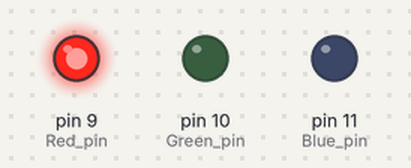
The sketch below on a simulated Arduino Uno, built with avr-gcc and run on an emulated ATmega328P. Shown: output pins drawn as LEDs (lit = HIGH).

Above: at 0.2 s.
At 0.7 s:
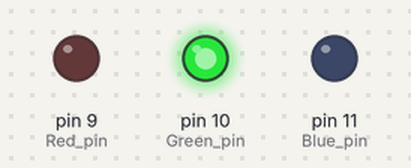
At 2.7 s:
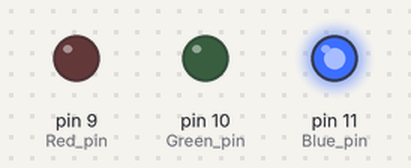
Timing chart, 0 to 3.5 s (numbered marks = the images above):
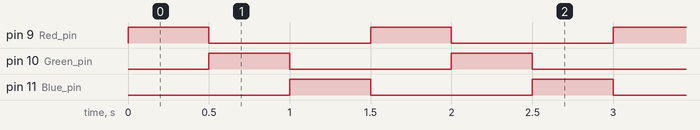

Measured:
- by itself, pin 9 (Red_pin), pin 10 (Green_pin), pin 11 (Blue_pin): alternates HIGH for 0.50 s and LOW for 1.0 s
- by itself, everything shown: repeats every 1.5 s, in 3 steps

The sketch:

3.Function.ino
```cpp
const int Red_pin =  9;    //Pin Red   (require PWM)
const int Green_pin = 10;  //Pin Green (require PWM)
const int Blue_pin = 11;   //Pin Blue  (require PWM)

void setup() {

  pinMode(Red_pin,OUTPUT);
  pinMode(Green_pin,OUTPUT);
  pinMode(Blue_pin,OUTPUT);

}

void loop(){

  Red();                        //Red Function
  delay(500);                   //wait 0.5 second
  Green();                      //Green Function
  delay(500);
  Blue();                       //Blue Function
  delay(500);

}

void Red(){
  analogWrite(Red_pin,255);     //Red
  analogWrite(Green_pin,0);
  analogWrite(Blue_pin,0);
}

void Green(){
  analogWrite(Red_pin,0);
  analogWrite(Green_pin,255);   //Green
  analogWrite(Blue_pin,0);
}

void Blue(){
  analogWrite(Red_pin,0);
  analogWrite(Green_pin,0);
  analogWrite(Blue_pin,255);    //Blue
}
```
